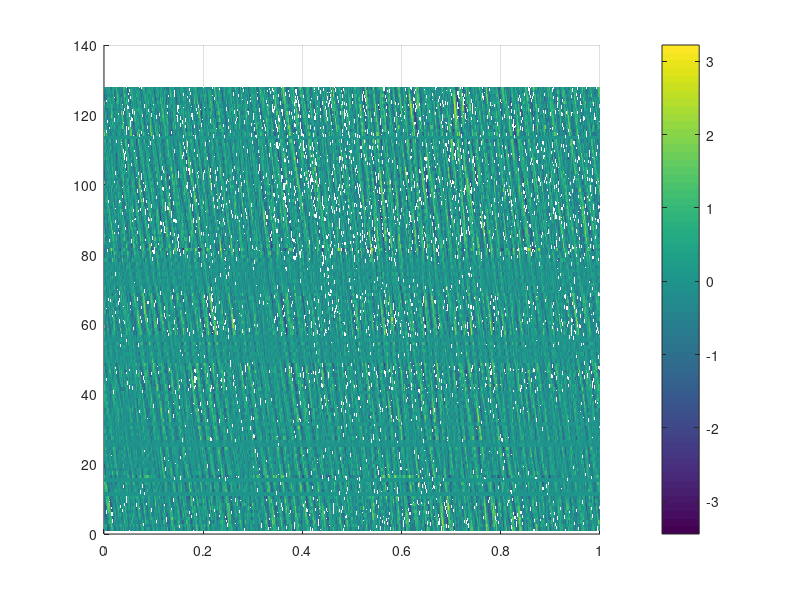
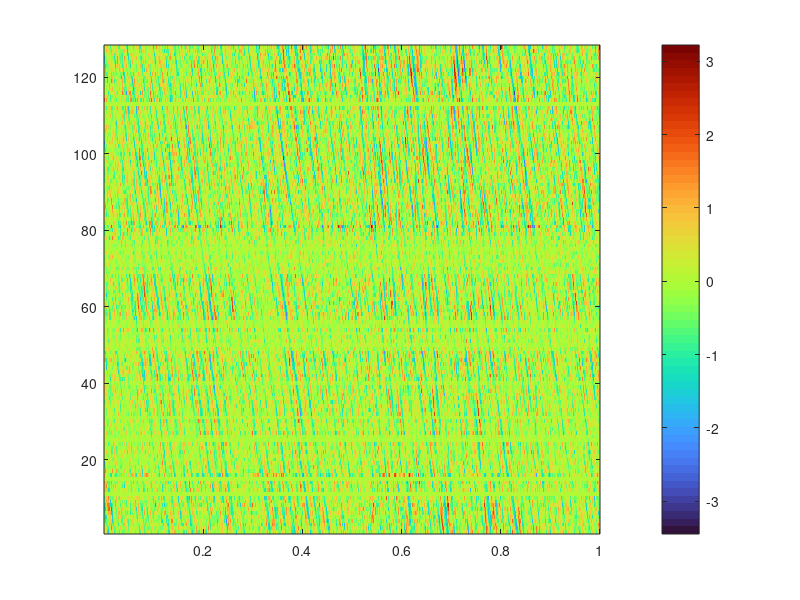
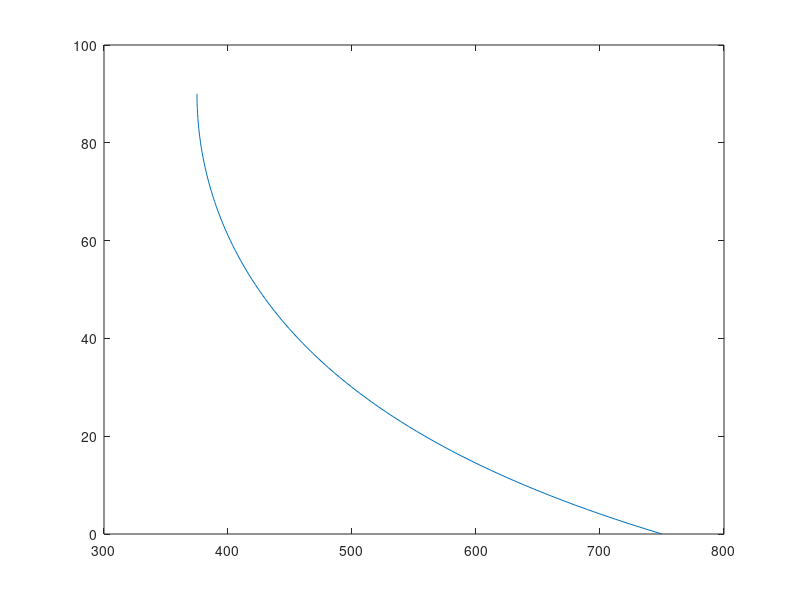
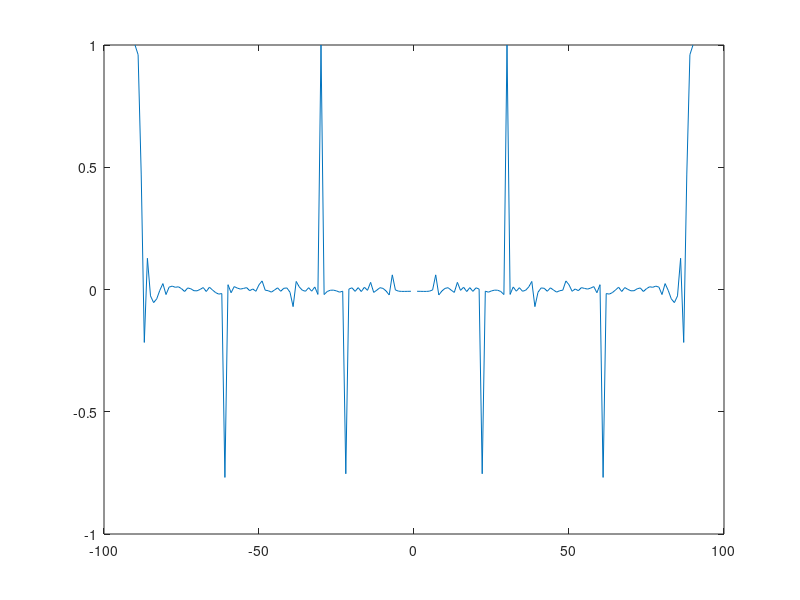

Source code (MATLAB) for these figures, in order:
%% Assignment 4: Advanced Aircraft Noise
% By: Elisabeth and Joshua

clear;

load('hydrophonedata_AE4463P.mat')

%% Start Script 

c = 1500;       % Speed of sound in water [m/s]
fs = 6000;      % Smample frequency [Hz]
d = 2;          % Distance between microphones [m]
n_mic = 128;    % Number of microphones [-]
p_ref = 1e-6;   % Refrence ressure for water [Pa]

% Visualise the data

figure();
%[X,Y] = meshgrid(1:0.5:10,1:20);
[X,Y] = meshgrid(1/fs:1/fs:1,1:128);
surf(X,Y,y1,'EdgeColor' ,'none')
view([0 90])
colorbar

figure();
imagesc(1/fs:1/fs:1,1:128,y1); 
colormap turbo; 
axis xy;
colorbar

%% Part for Q1 and Q2 (Theoretical questions)

angle = 90:-1:0;
f = ((d/c)*(sin(angle*pi/180)+1)).^(-1);

figure();
plot(f, angle)

%% Part 3 Beamforming 

% Step 1: fourier transform data from one microphone
% Step 2: add phase delay from stearing
% Step 3: repeat for all microphones
% Step 4: repeat for all stearing angles
% Step 5: Convert to dB presentation

% Microphone 113 seems to be defect

steering_angles = -75:0.5:75;
fk = 1:fs;  % Frequencies

final = zeros(size(steering_angles,2),fs);
row = 0;

for steering_angle = steering_angles
    
    inter = zeros(1, fs); % Storage of results for a single stearing angle but all frequencies
    row = row + 1;
    
    for n = 1:n_mic
        
        d_mic = y1(n,:);     % Microphone data of microphone n
        
        fc_mic = fft(d_mic); % Fourier coefficient a signular microphone n
        
        %plot(fk,fc_mic) % View the fourier coef over frequency
        
        tau_n = (d/c) * n * sin(deg2rad(steering_angle));   % Phase shift parameter
        inter = inter + fc_mic.*exp(2*pi*1i*fk*tau_n);      % Sum over all microphones
    end
    
    inter = 10*log10((abs(inter).^2)/(p_ref^2));    % Convert to dB
    final(row,:) = inter;                           % append to solution...
    % array based on steering angle in evaluation 
    % (note all frequencies are added for the sum of all microphones)
end

figure();
imagesc(steering_angles, 20:fs/2, final(:,20:fs/2).'); 
colormap turbo; 
axis xy;
colorbar;
xlabel('Steering angle [deg]');
ylabel('frequency [Hz]');
cb = colorbar(); 
ylabel(cb,'Power (dB)','Rotation',270)
%clim(); % <--- set bounds on colorbar

%% Lobe plots

lambda = c / fs;
angles = -90:1:90;

K = ((2 * pi) / lambda) * sin(deg2rad(angles));
D = sin(n_mic * K * d / 2) ./ (n_mic * sin(K * d / 2));

plot(angles, D)